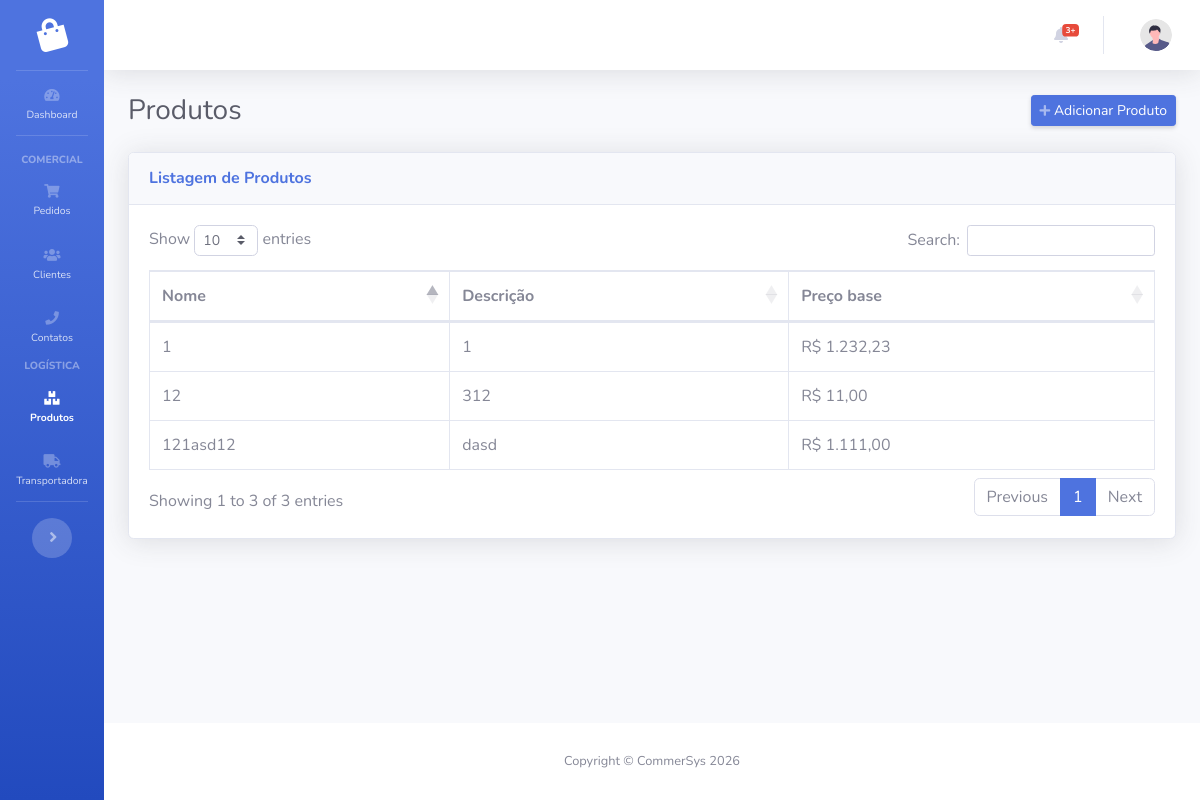
/logistica/produtos/, run on an earlier commit of the app's database.
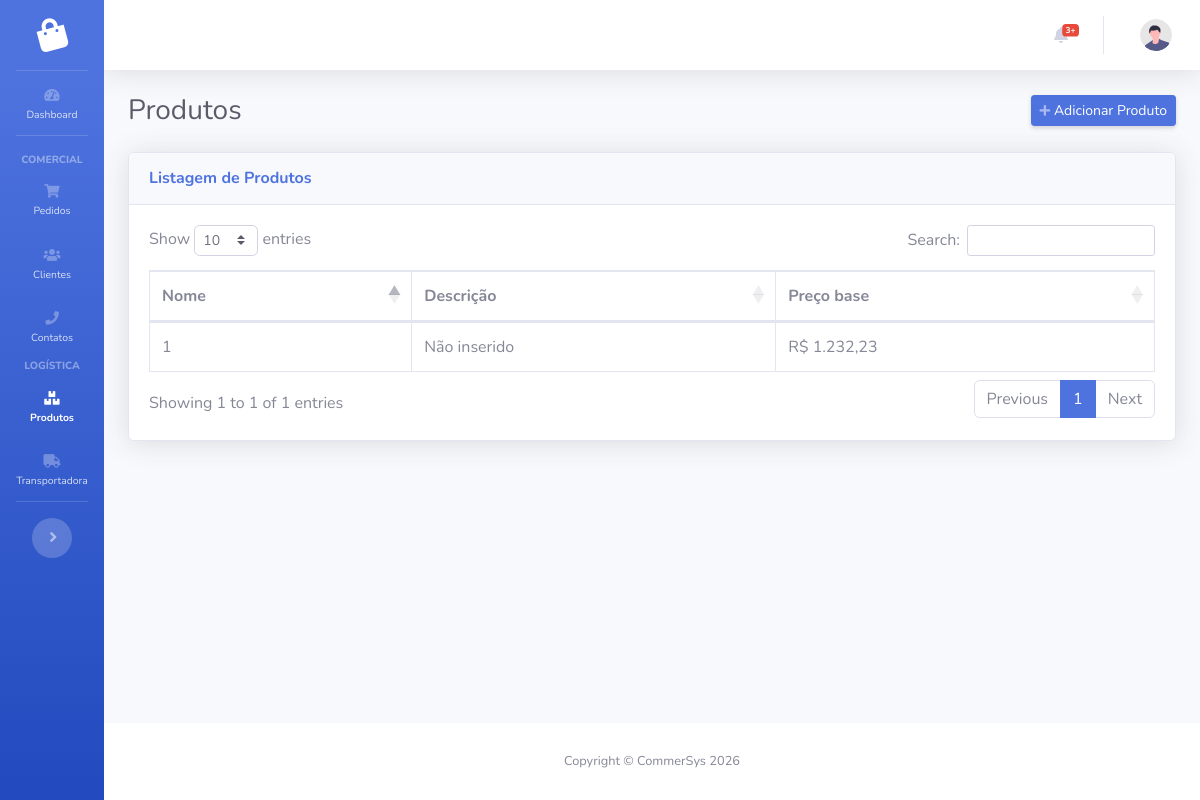
And on a later commit of the database.
### logistica/models.py (models this page shows, shortened)
class Produto(models.Model):
    ORIGEM_CHOICES = [
        (0, "Nacional"),
        (1, "Estrangeira - Importação direta"),
        (2, "Estrangeira - Adquirida no mercado interno"),
    ]
    MEDIDA_CHOICES = [(0, "UN"), (1, "KG"), (2, "PC"), (3, "L")]
    nome = models.CharField(max_length=100)
    descricao = models.CharField(max_length=100, blank=True, null=True)
    preco_base = models.DecimalField(max_digits=10, decimal_places=2)
    ncm = models.CharField(max_length=10)
    unidade_medida = models.IntegerField(choices=MEDIDA_CHOICES, default=0)
    origem = models.IntegerField(choices=ORIGEM_CHOICES, default=0)
    created_at = models.DateTimeField(auto_now_add=True)
    updated_at = models.DateTimeField(auto_now=True)

### logistica/views.py (the view)
# urls.py: path('produtos/', views.ProdutoListView.as_view(), name='produtos'),
class ProdutoListView(ListView):
    model = Produto
    template_name = "logistica/produto_list.html"
    context_object_name = "produtos"

### logistica/templates/logistica/produto_list.html (shortened to what this page needs)
{% extends 'base.html' %}
{% load static %}
{% load humanize %}
{% block extra_css %}
  <link href="https://cdn.datatables.net/1.10.25/css/dataTables.bootstrap4.min.css" rel="stylesheet" />
{% endblock extra_css %}
{% block content %}
<div class="d-flex align-items-center justify-content-between mb-4">
  <h1 class="h3 mb-0 text-gray-800">Produtos</h1>
  <a href="{% url 'logistica:produto_create' %}" class="d-sm-inline-block btn btn-sm btn-primary shadow-sm">
    <i class="fas fa-plus fa-sm text-white-50"></i>
    <span class="d-none d-sm-inline"> Adicionar Produto</span>
  </a>
</div>
<div class="card shadow mb-4">
  <div class="card-header py-3">
    <h6 class="m-0 font-weight-bold text-primary">Listagem de Produtos</h6>
  </div>
  <div class="card-body">
    <div class="table-responsive">
      <table class="table table-bordered table-hover" id="dataTable" width="100%" cellspacing="0">
        <thead>
          <tr>
            <th>Nome</th>
            <th>Descrição</th>
            <th>Preço base</th>
          </tr>
        </thead>
        <tbody>
          {% for produto in produtos %}
            <tr data-bs-detail="{% url 'logistica:produto_detail' produto.id %}"
                style="cursor: pointer;">
              <td>{{ produto.nome|default_if_none:'Não inserido' }}</td>
              <td>{{ produto.descricao|default_if_none:'Não inserido'|truncatechars:50 }}</td>
              <td>R$ {{ produto.preco_base|default_if_none:'Não inserido'|intcomma }}</td>
            </tr>
          {% empty %}
            <tr>
              <td colspan="3" class="text-center text-muted py-4">
                Nenhum produto cadastrado.
              </td>
            </tr>
          {% endfor %}
        </tbody>
      </table>
    </div>
  </div>
</div>
{% endblock content %}

What changed in the data, as far as the page shows it:
removed Produto: nome "121asd12", descricao "dasd", preco_base "1.111,00"
removed Produto: nome "12", descricao "312", preco_base "11,00"
changed Produto: descricao "1" → "Não inserido"
Also different on the page:
text written by a page script: "Show entries Search: Showing 1 to 3 of 3 entries Previous 1 Next" → "Show entries Search: Showing 1 to 1 of 1 entries Previous 1 Next"
